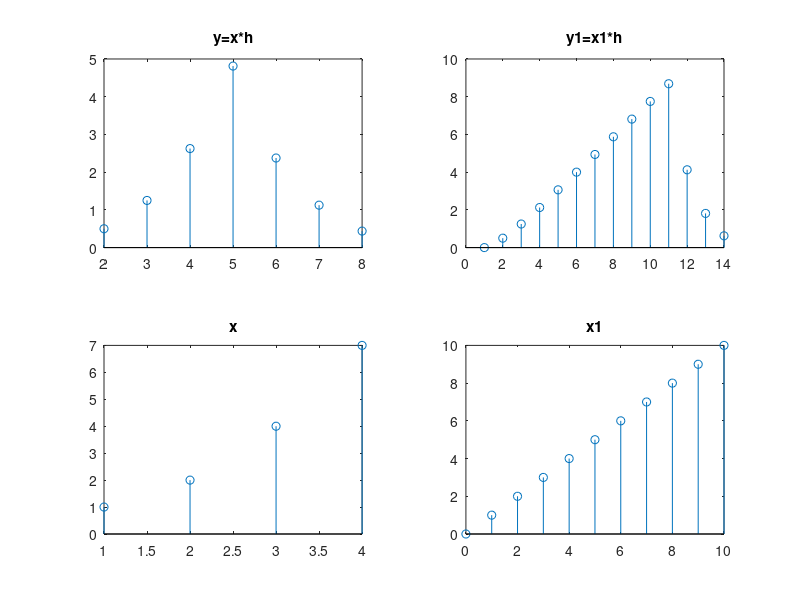

This figure's MATLAB source:
clc;
clear all;
close all;
%linear convolution
n=[1:4];
h=(0.5).^n;
x=[1 2 4 7];
hs=1;
xs=1;
he=hs+length(h)-1;
xe=xs+length(x)-1;
n1=[xs+hs:xe+he];
%part b
subplot(2,2,1);
y=conv(x,h);
stem(n1,y);
title('y=x*h');
%part c
m=[0:10];
x1=m;
x1s=0;
x1e=x1s+length(x1)-1;
n2=[x1s+hs:x1e+he];
y1=conv(x1,h);
subplot(2,2,2);
stem(n2,y1);
title('y1=x1*h');
%part d deconvolution of inputs
[q,r]=deconv(y,h);
subplot(2,2,3);
stem(n,q);
title('x');
[q1,r]=deconv(y1,h);
subplot(2,2,4);
stem(m,q1);
title('x1')
